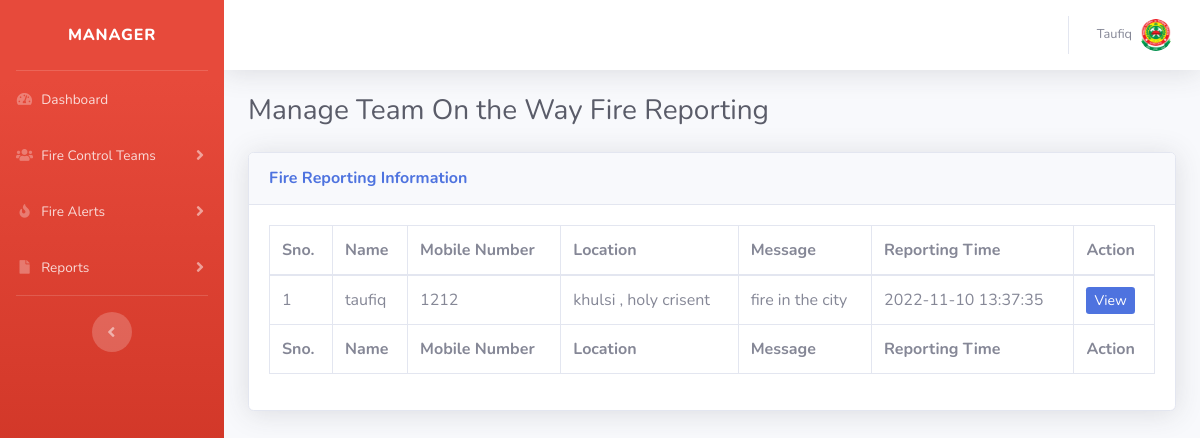
Page /admin/team-ontheway-requests2.php (signed in) on the committed database.
### tables this page shows
CREATE TABLE `tblmanager` (
  `ManagerID` int(11) NOT NULL,
  `ManagerName` varchar(50) NOT NULL,
  `ManagerUsername` varchar(200) NOT NULL,
  `ManagerContact` varchar(12) NOT NULL,
  `ManagerEmail` varchar(100) NOT NULL,
  `ManagerPass` varchar(100) NOT NULL,
  `isActive` int(1) DEFAULT NULL
);

CREATE TABLE `tblsite` (
  `id` int(11) NOT NULL,
  `siteTitle` varchar(255) DEFAULT NULL,
  `siteLogo` varchar(255) DEFAULT NULL,
  `sitephone` varchar(11) DEFAULT NULL
);

CREATE TABLE `tblfirereport` (
  `id` int(11) NOT NULL,
  `fullName` varchar(255) DEFAULT NULL,
  `mobileNumber` bigint(12) DEFAULT NULL,
  `location` mediumtext DEFAULT NULL,
  `messgae` mediumtext DEFAULT NULL,
  `assignTo` int(11) DEFAULT NULL,
  `status` varchar(120) DEFAULT NULL,
  `postingDate` timestamp NULL DEFAULT current_timestamp(),
  `assignTime` varchar(255) DEFAULT NULL,
  `assignTme` varchar(255) NOT NULL
);

### admin/team-ontheway-requests2.php (the view, shortened to what this page needs)
<?php session_start();
include_once('includes/config.php');
if (strlen($_SESSION['aaid']==0)) {
  header('location:logout.php');
  } else{
?>
<!DOCTYPE html>
<html lang="en">
<head>
    <link href="vendor/fontawesome-free/css/all.min.css" rel="stylesheet" type="text/css">
    <link href="css/sb-admin-2.min.css" rel="stylesheet">
</head>
<body id="page-top">
    <div id="wrapper">
  <?php include_once('includes/sidebar2.php');?>
        <div id="content-wrapper" class="d-flex flex-column">
            <div id="content">
<?php include_once('includes/topbar2.php');?>
                <div class="container-fluid">
                       <div class="d-sm-flex align-items-center justify-content-between mb-4">
                        <h1 class="h3 mb-0 text-gray-800">Manage Team On the Way Fire Reporting</h1>
                    </div>
                    <div class="card shadow mb-4">
                        <div class="card-header py-3">
                            <h6 class="m-0 font-weight-bold text-primary">Fire Reporting Information</h6>
                        </div>
                        <div class="card-body">
                            <div class="table-responsive">
                                <table class="table table-bordered"  width="100%" cellspacing="0">
                                    <thead>
                                        <tr>
                                            <th>Sno.</th>
                                            <th>Name</th>
                                            <th>Mobile Number</th>
                                            <th>Location </th>
                                             <th>Message</th>
                                             <th>Reporting Time</th>
                                            <th>Action</th>
                                        </tr>
                                    </thead>
                                    <tfoot>
                                     <tr>
                                            <th>Sno.</th>
                                            <th>Name</th>
                                            <th>Mobile Number</th>
                                            <th>Location </th>
                                             <th>Message</th>
                                             <th>Reporting Time</th>
                                            <th>Action</th>
                                        </tr>
                                    </tfoot>
                                    <tbody>
<?php $query=mysqli_query($con,"select * from tblfirereport where status='Team On the Way'");
$cnt=1;
while($row=mysqli_fetch_array($query)){
?>
                                        <tr>
                                            <td><?php echo $cnt;?></td>
                                            <td><?php echo $row['fullName'];?></td>
                                            <td><?php echo $row['mobileNumber'];?></td>
                                            <td><?php echo $row['location'];?></td>
                                            <td><?php echo $row['messgae'];?></td>
                                            <td><?php echo $row['postingDate'];?></td>
                                            <td>
                                <a href="request-details2.php?requestid=<?php echo $row['id'];?>" class="btn-sm btn-primary">View</a>
                              </td>
                                        </tr>
                               <?php $cnt++;
                           } ?>
                                    </tbody>
                                </table>
                            </div>
                        </div>
                    </div>
                </div>
            </div>
        </div>
    </div>
</body>
</html>
<?php } ?>

### admin/includes/topbar2.php (shortened to what this page needs)
<nav class="navbar navbar-expand navbar-light bg-white topbar mb-4 static-top shadow">
<?php if($_SESSION['aaid']):?>
<ul class="navbar-nav ml-auto">
    <li class="nav-item dropdown no-arrow">
        <a class="nav-link dropdown-toggle" href="#" id="userDropdown" role="button"
            data-toggle="dropdown" aria-haspopup="true" aria-expanded="false">
<?php
$adid=$_SESSION['aaid'];
$ret1=mysqli_query($con,"select ManagerUsername from tblmanager where ManagerID='$adid'");
while($row1=mysqli_fetch_array($ret1)){
?>
            <span class="mr-2 d-none d-lg-inline text-gray-600 small"><?php  echo $row1['ManagerUsername'];?></span>
       <?php } ?>
            <img class="img-profile rounded-circle"
                src="uploadeddata/<?php echo $logo;?>">
        </a>
    </li>
</ul>
<?php endif;?>
</nav>

### rows in the picture
tblmanager: ManagerUsername "Taufiq"
tblsite: siteLogo (picture)
tblfirereport: fullName "taufiq", mobileNumber "1212", location "khulsi , holy crisent", messgae "fire in the city", postingDate "2022-11-10 13:37:35"
